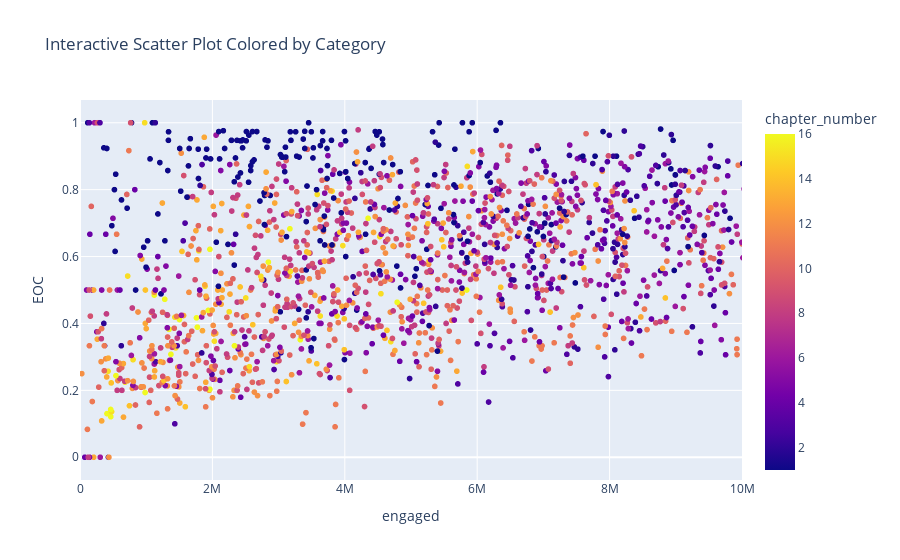

The code cell stored with this chart in its notebook:
### Code cell
fig = px.scatter(total_combined, x=total_combined['engaged'], y=total_combined['EOC'], color=total_combined['chapter_number'], 
                 title='Interactive Scatter Plot Colored by Category',
                 labels={'X': 'engaged', 'y': 'EOC'})  # Customize axis labels
fig.update_xaxes(range=[0, 10000000])
fig.show()

### Figure 1 — Plotly figure (JSON) as saved in the notebook; plotly's stock layout.template omitted (floating-point values rounded to 4 significant figures; data arrays with more than 128 entries replaced by an {"elided": "..."} marker saying what was removed)
{"data": [{"hovertemplate": "engaged=%{x}<br>EOC=%{y}<br>chapter_number=%{marker.color}<extra></extra>", "legendgroup": "", "marker": {"color": {"elided": "2322 int values"}, "coloraxis": "coloraxis", "symbol": "circle"}, "mode": "markers", "name": "", "showlegend": false, "type": "scattergl", "x": {"elided": "2322 int values"}, "xaxis": "x", "y": {"elided": "2322 float values"}, "yaxis": "y"}], "layout": {"coloraxis": {"colorbar": {"title": {"text": "chapter_number"}}, "colorscale": [[0, "#0d0887"], [0.1111, "#46039f"], [0.2222, "#7201a8"], [0.3333, "#9c179e"], [0.4444, "#bd3786"], [0.5556, "#d8576b"], [0.6667, "#ed7953"], [0.7778, "#fb9f3a"], [0.8889, "#fdca26"], [1, "#f0f921"]]}, "legend": {"tracegroupgap": 0}, "title": {"text": "Interactive Scatter Plot Colored by Category"}, "xaxis": {"anchor": "y", "domain": [0, 1], "range": [0, 10000000], "title": {"text": "engaged"}}, "yaxis": {"anchor": "x", "domain": [0, 1], "title": {"text": "EOC"}}}}
